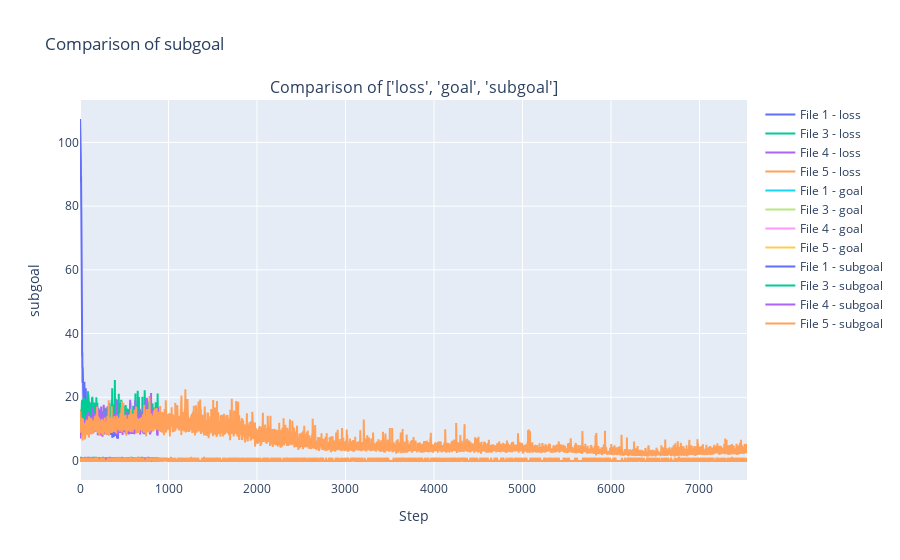
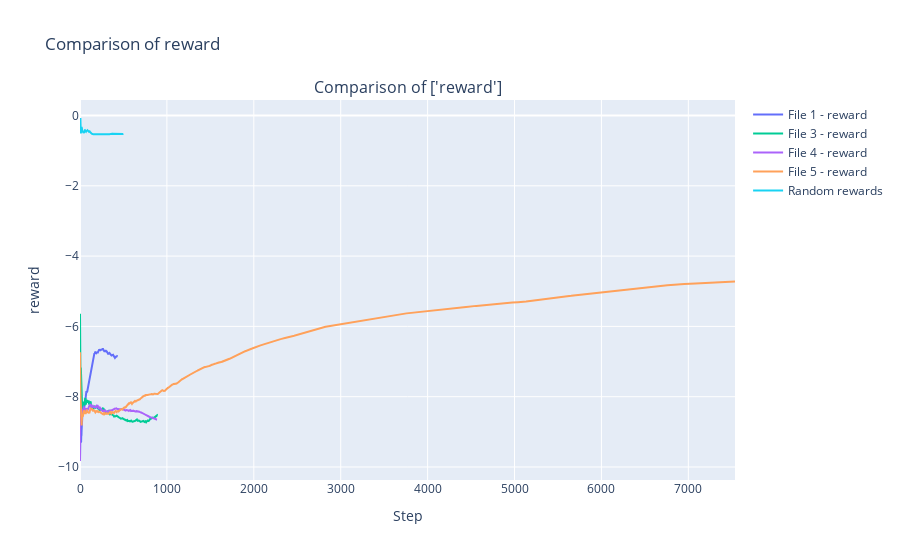

The notebook cell these images were saved under, in order:
### Code cell
import json
import plotly.graph_objs as go
from plotly.subplots import make_subplots

# Function to load JSON file
def load_json(file_path):
    with open(file_path, 'r') as f:
        data = json.load(f)
    return data

# Load JSON files
count = 1
files = []
data = []
while True:
    file = '../nlearning_' + str(count) + '.json'
    try:
        data.append(load_json(file_path=file))
        print(file)
    except:
        break
    count += 1


for filepath in files:
    data.append(load_json(file_path=filepath))

# Plot comparison of a specific field using Plotly
def plot_comparison(fields, data, random_last=False):
    fig = make_subplots(rows=1, cols=1, subplot_titles=[f'Comparison of {fields}'])
    
    # Add traces for each file
    for field in fields:
        for i, d in enumerate(data):
            field_data = d.get(field, [])
            if len(field_data) > 0 and isinstance(field_data[0], bool):
                field_data = list(map(lambda x: float(x), field_data))
            if i == len(data) - 1 and random_last:
                fig.add_trace(go.Scatter(y=field_data, mode='lines', name=f'Random rewards'))
            else:
                fig.add_trace(go.Scatter(y=field_data, mode='lines', name=f'File {i+1} - {field}'))
    # Customize layout
    fig.update_layout(
        title=f'Comparison of {field}',
        xaxis_title='Step',
        yaxis_title=field,
        showlegend=True,
        hovermode="x"
    )
    
    # Show the interactive plot
    fig.show()

# Plot losses
plot_comparison(['loss', 'goal', 'subgoal'], data)


random = load_json('../random_rewards.json')
data.append(random)
# Plot avg_rewards
plot_comparison(['reward'], data, random_last=True)

### Figure 1 — Plotly figure (JSON) as saved in the notebook; plotly's stock layout.template omitted (floating-point values rounded to 4 significant figures; data arrays with more than 128 entries replaced by an {"elided": "..."} marker saying what was removed)
{"data": [{"mode": "lines", "name": "File 1 - loss", "type": "scatter", "y": {"elided": "433 float values"}}, {"mode": "lines", "name": "File 2 - loss", "type": "scatter", "y": []}, {"mode": "lines", "name": "File 3 - loss", "type": "scatter", "y": {"elided": "892 float values"}}, {"mode": "lines", "name": "File 4 - loss", "type": "scatter", "y": {"elided": "888 float values"}}, {"mode": "lines", "name": "File 5 - loss", "type": "scatter", "y": {"elided": "7538 float values"}}, {"mode": "lines", "name": "File 1 - goal", "type": "scatter", "y": {"elided": "433 int values"}}, {"mode": "lines", "name": "File 2 - goal", "type": "scatter", "y": []}, {"mode": "lines", "name": "File 3 - goal", "type": "scatter", "y": {"elided": "892 int values"}}, {"mode": "lines", "name": "File 4 - goal", "type": "scatter", "y": {"elided": "888 int values"}}, {"mode": "lines", "name": "File 5 - goal", "type": "scatter", "y": {"elided": "7538 int values"}}, {"mode": "lines", "name": "File 1 - subgoal", "type": "scatter", "y": {"elided": "433 int values"}}, {"mode": "lines", "name": "File 2 - subgoal", "type": "scatter", "y": []}, {"mode": "lines", "name": "File 3 - subgoal", "type": "scatter", "y": {"elided": "892 int values"}}, {"mode": "lines", "name": "File 4 - subgoal", "type": "scatter", "y": {"elided": "888 int values"}}, {"mode": "lines", "name": "File 5 - subgoal", "type": "scatter", "y": {"elided": "7538 int values"}}], "layout": {"annotations": [{"font": {"size": 16}, "showarrow": false, "text": "Comparison of ['loss', 'goal', 'subgoal']", "x": 0.5, "xanchor": "center", "xref": "paper", "y": 1, "yanchor": "bottom", "yref": "paper"}], "hovermode": "x", "showlegend": true, "title": {"text": "Comparison of subgoal"}, "xaxis": {"anchor": "y", "domain": [0, 1], "title": {"text": "Step"}}, "yaxis": {"anchor": "x", "domain": [0, 1], "title": {"text": "subgoal"}}}}

### Figure 2 — Plotly figure (JSON) as saved in the notebook; plotly's stock layout.template omitted (floating-point values rounded to 4 significant figures; data arrays with more than 128 entries replaced by an {"elided": "..."} marker saying what was removed)
{"data": [{"mode": "lines", "name": "File 1 - reward", "type": "scatter", "y": {"elided": "433 float values"}}, {"mode": "lines", "name": "File 2 - reward", "type": "scatter", "y": []}, {"mode": "lines", "name": "File 3 - reward", "type": "scatter", "y": {"elided": "892 float values"}}, {"mode": "lines", "name": "File 4 - reward", "type": "scatter", "y": {"elided": "888 float values"}}, {"mode": "lines", "name": "File 5 - reward", "type": "scatter", "y": {"elided": "7538 float values"}}, {"mode": "lines", "name": "Random rewards", "type": "scatter", "y": {"elided": "500 float values"}}], "layout": {"annotations": [{"font": {"size": 16}, "showarrow": false, "text": "Comparison of ['reward']", "x": 0.5, "xanchor": "center", "xref": "paper", "y": 1, "yanchor": "bottom", "yref": "paper"}], "hovermode": "x", "showlegend": true, "title": {"text": "Comparison of reward"}, "xaxis": {"anchor": "y", "domain": [0, 1], "title": {"text": "Step"}}, "yaxis": {"anchor": "x", "domain": [0, 1], "title": {"text": "reward"}}}}
